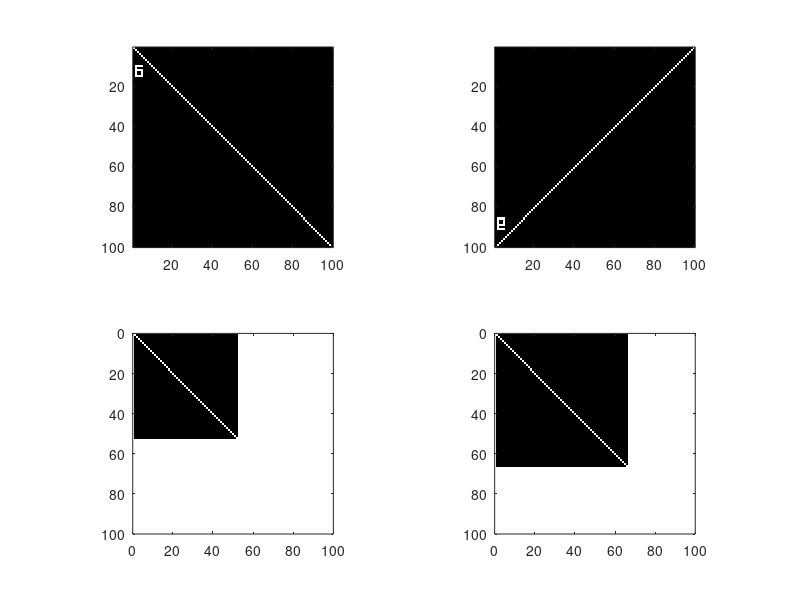

Here is the MATLAB script that generated this plot:
clear all;
D = eye(100, 100);
C = logical(D);
BI2 = [1 1 1 1; 1 0 0 0; 1 1 1 1; 1 0 0 1; 1 0 0 1; 1 1 1 1];
BI = logical(BI2);
C(10:15, 2:5) = BI;

subplot(2,2,1);
imshow(C)
axis on;
subplot(2,2,2);
C = logical(D);
C(10:15, 2:5) = BI;
C = flip(C,1);
imshow(C);
axis on;

subplot(2,2,3);
out = D([1,50:end],[1,50:end]);
C = logical(out);
imshow(C);
axis on;
xlim([0,100]);
ylim([0,100]);

subplot(2,2,4);
out = D(10:end-25, 10:end-25);
C = logical(out);
imshow(C);
axis on;
xlim([0,100]);
ylim([0,100]);